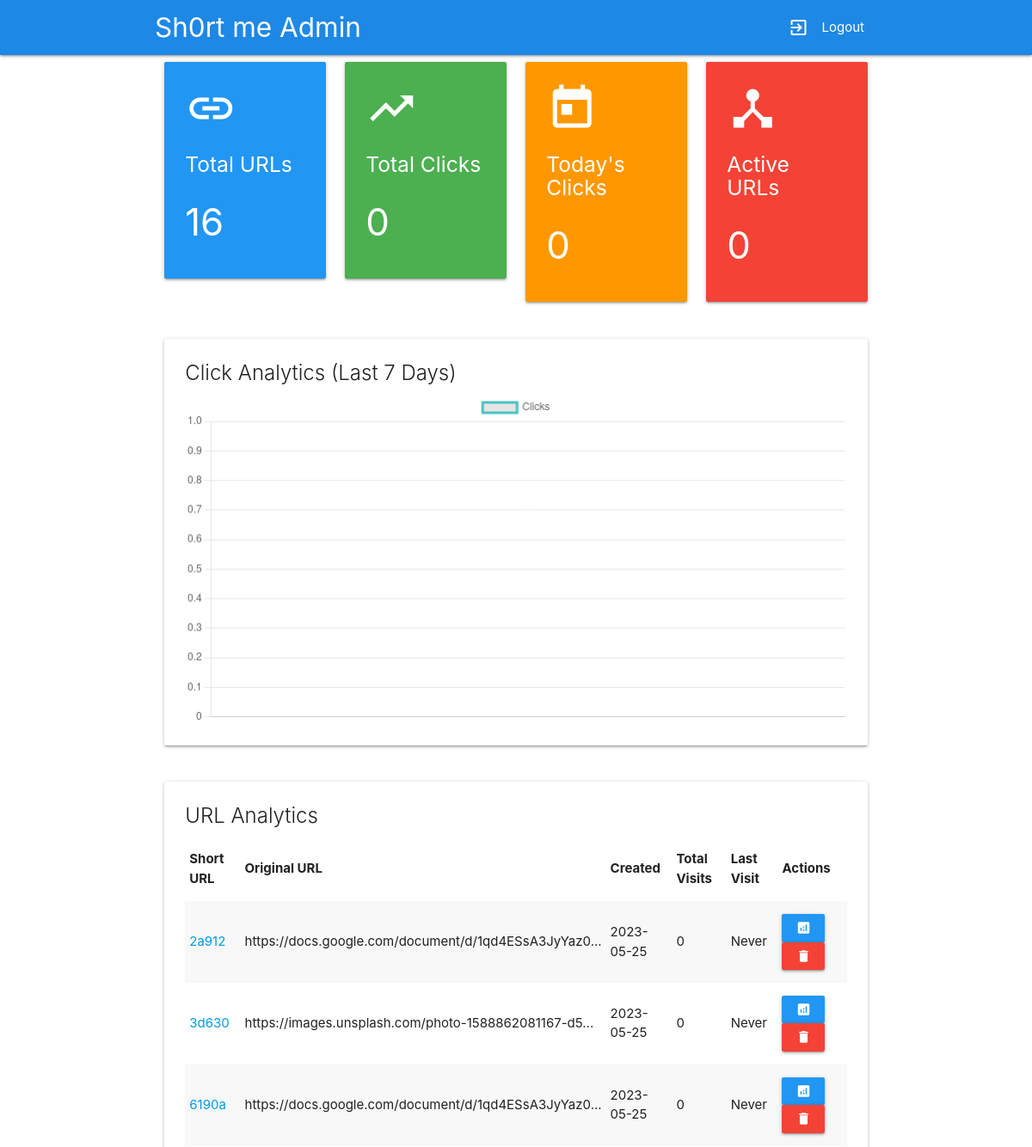
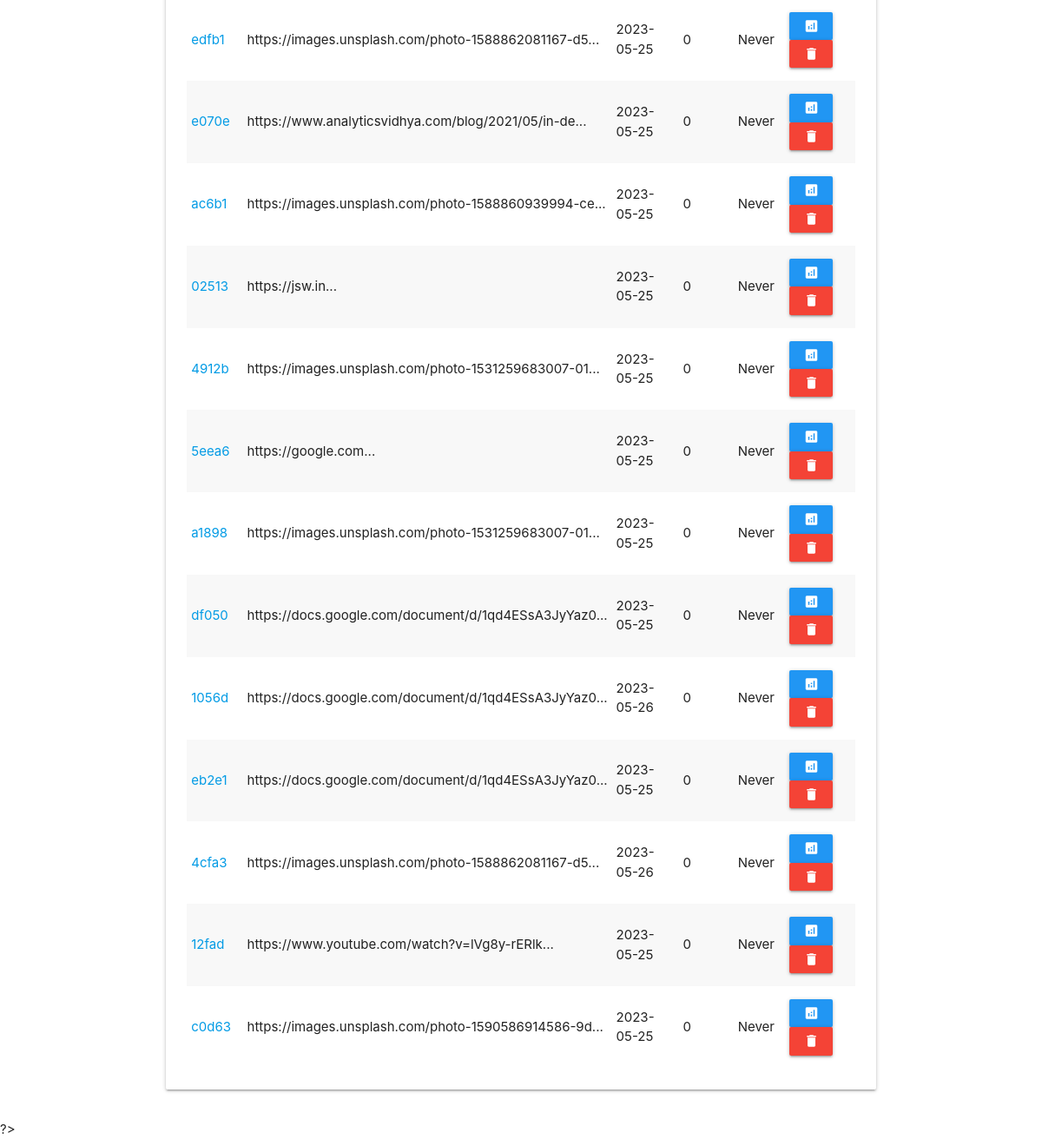
Page /htdcos/admin.php (signed in) on the committed database (2 pictures, top to bottom).
### tables this page shows
CREATE TABLE `urls` (
  `id` int(11) NOT NULL,
  `longurl` varchar(500) NOT NULL,
  `shorturl` varchar(30) NOT NULL,
  `time` date NOT NULL DEFAULT current_timestamp(),
  `is_custom` BOOLEAN DEFAULT FALSE,
  `custom_text` varchar(30) DEFAULT NULL,
  UNIQUE KEY `unique_shorturl` (`shorturl`),
  UNIQUE KEY `unique_custom` (`custom_text`)
);

### htdcos/admin.php (the view, shortened to what this page needs)
<?php
require_once('db.php');
?>
<!DOCTYPE html>
<html>
<head>
    <link rel="stylesheet" href="https://cdnjs.cloudflare.com/ajax/libs/materialize/1.0.0/css/materialize.min.css">
</head>
<body>
<?php if (!isset($_SESSION['admin'])): ?>
    <div class="container">
        <div class="row">
            <div class="col s12 m6 offset-m3">
                <div class="card-panel">
                    <h4 class="center-align">Admin Login</h4>
                    <form method="post">
                        <div class="input-field">
                            <input type="password" name="password" id="password" required>
                            <label for="password">Password</label>
                        </div>
                        <button class="btn waves-effect waves-light blue full-width" type="submit">
                            Login <i class="material-icons right">send</i>
                        </button>
                    </form>
                </div>
            </div>
        </div>
    </div>
<?php else: ?>
<nav class="blue darken-1">
    <div class="nav-wrapper container">
        <a href="#" class="brand-logo">Sh0rt me Admin</a>
        <ul id="nav-mobile" class="right">
            <li><a href="?logout=true"><i class="material-icons left">exit_to_app</i>Logout</a></li>
        </ul>
    </div>
</nav>
<div class="container">
    <div class="row">
        <div class="col s12 m3">
            <div class="card-panel blue white-text">
                <i class="material-icons medium">link</i>
                <h5>Total URLs</h5>
                <h3><?php echo mysqli_num_rows(mysqli_query($conn, "SELECT id FROM urls")); ?></h3>
            </div>
        </div>
        <div class="col s12 m3">
            <div class="card-panel green white-text">
                <i class="material-icons medium">trending_up</i>
                <h5>Total Clicks</h5>
                <h3><?php echo mysqli_num_rows(mysqli_query($conn, "SELECT id FROM url_analytics")); ?></h3>
            </div>
        </div>
        <div class="col s12 m3">
            <div class="card-panel orange white-text">
                <i class="material-icons medium">today</i>
                <h5>Today's Clicks</h5>
                <h3><?php echo mysqli_num_rows(mysqli_query($conn, "SELECT id FROM url_analytics WHERE DATE(visited_at) = CURDATE()")); ?></h3>
            </div>
        </div>
        <div class="col s12 m3">
            <div class="card-panel red white-text">
                <i class="material-icons medium">device_hub</i>
                <h5>Active URLs</h5>
                <h3><?php echo mysqli_num_rows(mysqli_query($conn, "SELECT DISTINCT url_id FROM url_analytics WHERE visited_at >= DATE_SUB(NOW(), INTERVAL 24 HOUR)")); ?></h3>
            </div>
        </div>
    </div>
    <div class="row">
        <div class="col s12">
            <div class="card">
                <div class="card-content">
                    <span class="card-title">Click Analytics (Last 7 Days)</span>
                    <canvas id="clicksChart"></canvas>
                </div>
            </div>
        </div>
    </div>
    <div class="row">
        <div class="col s12">
            <div class="card">
                <div class="card-content">
                    <span class="card-title">URL Analytics</span>
                    <table class="striped responsive-table">
                        <thead>
                            <tr>
                                <th>Short URL</th>
                                <th>Original URL</th>
                                <th>Created</th>
                                <th>Total Visits</th>
                                <th>Last Visit</th>
                                <th>Actions</th>
                            </tr>
                        </thead>
                        <tbody>
                        <?php
                        $query = "SELECT u.*, COUNT(a.id) as visits, MAX(a.visited_at) as last_visit
                                 FROM urls u
                                 LEFT JOIN url_analytics a ON u.id = a.url_id
                                 GROUP BY u.id
                                 ORDER BY visits DESC";
                        $result = mysqli_query($conn, $query);
                        while ($row = mysqli_fetch_assoc($result)):
                        ?>
                            <tr>
                                <td><a href="/<?php echo $row['shorturl']; ?>" target="_blank"><?php echo $row['shorturl']; ?></a></td>
                                <td><?php echo substr($row['longurl'], 0, 50) . '...'; ?></td>
                                <td><?php echo $row['time']; ?></td>
                                <td><?php echo $row['visits']; ?></td>
                                <td><?php echo $row['last_visit'] ?? 'Never'; ?></td>
                                <td>
                                    <a href="?action=details&id=<?php echo $row['id']; ?>" class="btn-small blue">
                                        <i class="material-icons">analytics</i>
                                    </a>
                                    <a href="?action=delete&id=<?php echo $row['id']; ?>" class="btn-small red" onclick="return confirm('Are you sure?')">
                                        <i class="material-icons">delete</i>
                                    </a>
                                </td>
                            </tr>
                        <?php endwhile; ?>
                        </tbody>
                    </table>
                </div>
            </div>
        </div>
    </div>
</div>
<script>
// Initialize chart data
const ctx = document.getElementById('clicksChart').getContext('2d');
new Chart(ctx, {
    type: 'line',
    data: {
        labels: <?php
            $dates = [];
            $clicks = [];
            $query = "SELECT DATE(visited_at) as date, COUNT(*) as clicks
                     FROM url_analytics
                     WHERE visited_at >= DATE_SUB(NOW(), INTERVAL 7 DAY)
                     GROUP BY DATE(visited_at)
                     ORDER BY date";
            $result = mysqli_query($conn, $query);
            while ($row = mysqli_fetch_assoc($result)) {
                $dates[] = $row['date'];
                $clicks[] = $row['clicks'];
            }
            echo json_encode($dates);
        ?>,
        datasets: [{
            label: 'Clicks',
            data: <?php echo json_encode($clicks); ?>,
            borderColor: 'rgb(75, 192, 192)',
            tension: 0.1
        }]
    },
    options: {
        responsive: true,
        scales: {
            y: {
                beginAtZero: true
            }
        }
    }
});
// Initialize Materialize components
document.addEventListener('DOMContentLoaded', function() {
    M.AutoInit();
});
</script>
<?php endif; ?>
</body>
</html>

### rows in the picture
urls: shorturl "2a912", longurl "https://docs.google.com/document/d/1qd4ESsA3JyYaz0", time "2023-05-25", visits "0", last_visit "Never"
urls: shorturl "3d630", longurl "https://images.unsplash.com/photo-1588862081167-d5", time "2023-05-25", visits "0", last_visit "Never"
urls: shorturl "6190a", longurl "https://docs.google.com/document/d/1qd4ESsA3JyYaz0", time "2023-05-25", visits "0", last_visit "Never"
urls: shorturl "edfb1", longurl "https://images.unsplash.com/photo-1588862081167-d5", time "2023-05-25", visits "0", last_visit "Never"
urls: shorturl "e070e", longurl "https://www.analyticsvidhya.com/blog/2021/05/in-de", time "2023-05-25", visits "0", last_visit "Never"
urls: shorturl "ac6b1", longurl "https://images.unsplash.com/photo-1588860939994-ce", time "2023-05-25", visits "0", last_visit "Never"
urls: shorturl "02513", longurl "https://jsw.in", time "2023-05-25", visits "0", last_visit "Never"
urls: shorturl "4912b", longurl "https://images.unsplash.com/photo-1531259683007-01", time "2023-05-25", visits "0", last_visit "Never"
urls: shorturl "5eea6", longurl "https://google.com", time "2023-05-25", visits "0", last_visit "Never"
urls: shorturl "a1898", longurl "https://images.unsplash.com/photo-1531259683007-01", time "2023-05-25", visits "0", last_visit "Never"
urls: shorturl "df050", longurl "https://docs.google.com/document/d/1qd4ESsA3JyYaz0", time "2023-05-25", visits "0", last_visit "Never"
urls: shorturl "1056d", longurl "https://docs.google.com/document/d/1qd4ESsA3JyYaz0", time "2023-05-26", visits "0", last_visit "Never"
urls: shorturl "eb2e1", longurl "https://docs.google.com/document/d/1qd4ESsA3JyYaz0", time "2023-05-25", visits "0", last_visit "Never"
urls: shorturl "4cfa3", longurl "https://images.unsplash.com/photo-1588862081167-d5", time "2023-05-26", visits "0", last_visit "Never"
urls: shorturl "12fad", longurl "https://www.youtube.com/watch?v=lVg8y-rERlk", time "2023-05-25", visits "0", last_visit "Never"
urls: shorturl "c0d63", longurl "https://images.unsplash.com/photo-1590586914586-9d", time "2023-05-25", visits "0", last_visit "Never"

### other values in the picture
mysqli_num_rows(mysqli_query($conn, "SELECT id FROM urls")) "16"
mysqli_num_rows(mysqli_query($conn, "SELECT id FROM url_analytics")) "0"
